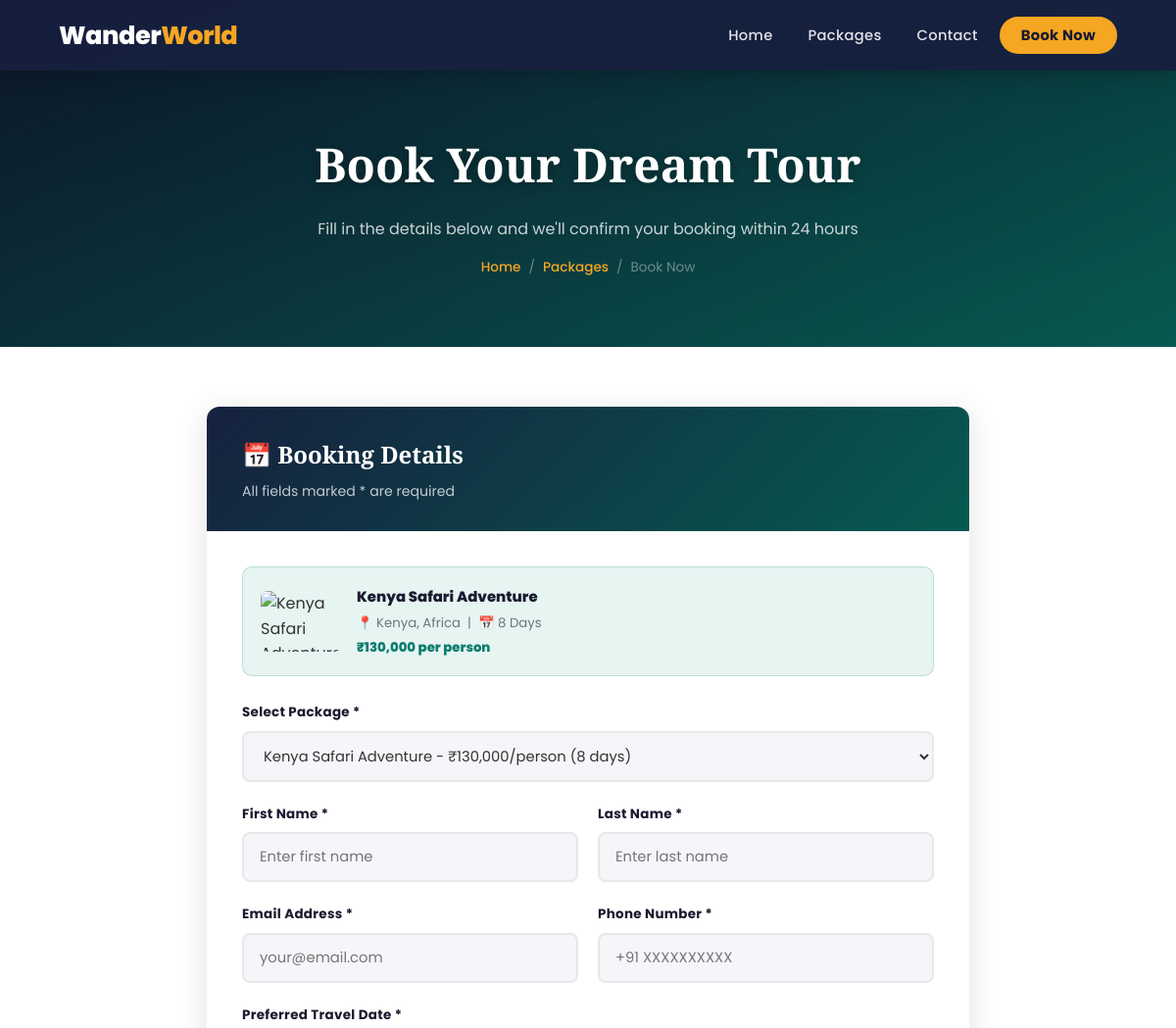
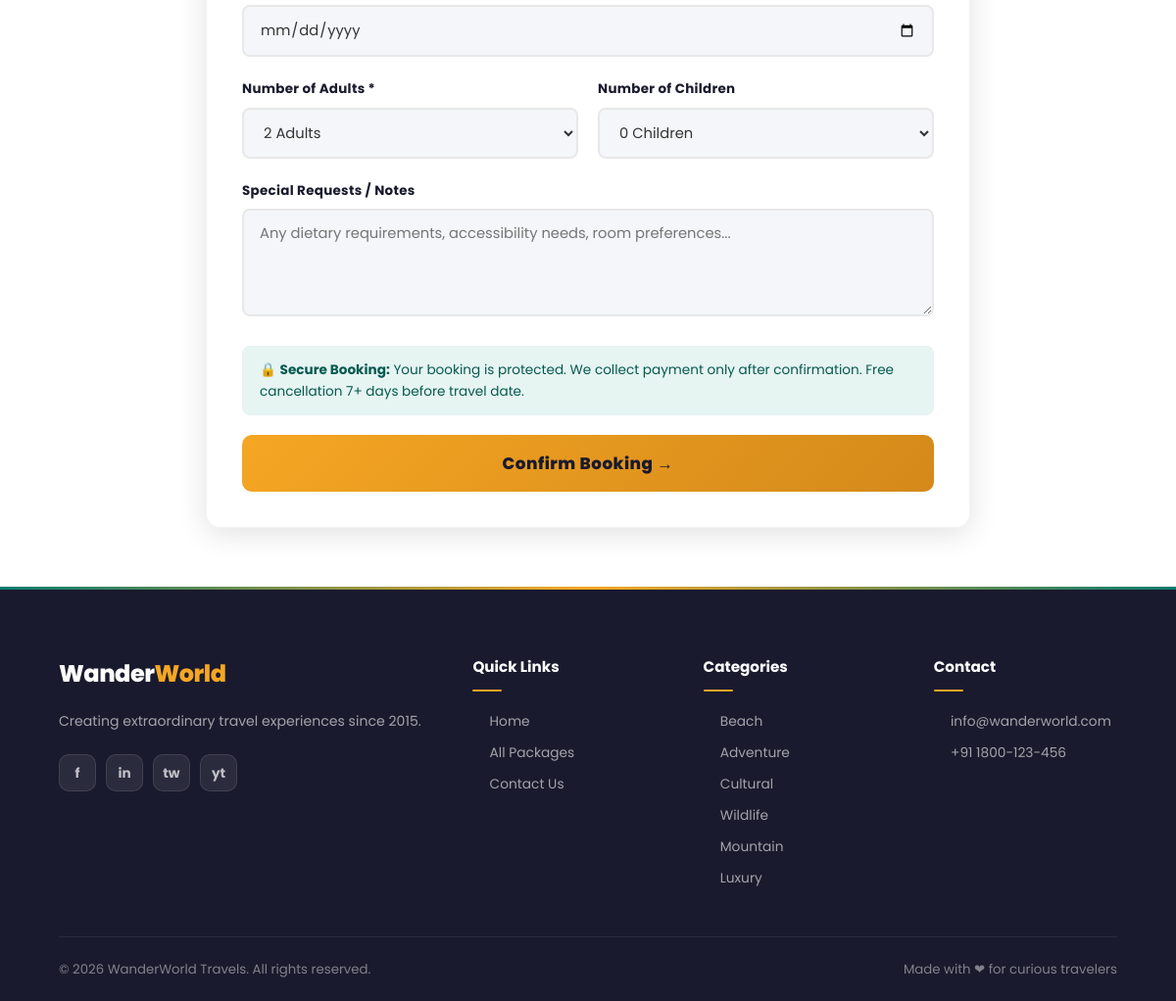
The page /booking.php?id=7 on the database its author committed (2 pictures, top to bottom).
### tables this page shows
CREATE TABLE IF NOT EXISTS packages (
    id INT AUTO_INCREMENT PRIMARY KEY,
    name VARCHAR(200) NOT NULL,
    destination VARCHAR(200) NOT NULL,
    category ENUM('Beach','Adventure','Cultural','Wildlife','Mountain','Luxury') NOT NULL,
    duration INT NOT NULL COMMENT 'Days',
    price DECIMAL(10,2) NOT NULL,
    original_price DECIMAL(10,2) DEFAULT NULL,
    max_people INT DEFAULT 20,
    image_url VARCHAR(500),
    gallery TEXT COMMENT 'JSON array of image URLs',
    short_desc TEXT,
    description LONGTEXT,
    itinerary LONGTEXT COMMENT 'JSON array of day-wise itinerary',
    includes TEXT COMMENT 'What is included',
    excludes TEXT COMMENT 'What is excluded',
    rating DECIMAL(2,1) DEFAULT 4.5,
    reviews_count INT DEFAULT 0,
    is_featured TINYINT(1) DEFAULT 0,
    is_active TINYINT(1) DEFAULT 1,
    created_at TIMESTAMP DEFAULT CURRENT_TIMESTAMP
);

### booking.php (the view, shortened to what this page needs)
<?php
require_once 'config.php';
$pkg_id = isset($_GET['id']) ? intval($_GET['id']) : 0;
$pkg = null;
if ($pkg_id) {
    $stmt = $conn->prepare("SELECT * FROM packages WHERE id = ? AND is_active = 1");
    $stmt->bind_param("i", $pkg_id);
    $stmt->execute();
    $pkg = $stmt->get_result()->fetch_assoc();
}
$all_packages = $conn->query("SELECT id, name, price, duration FROM packages WHERE is_active = 1 ORDER BY name");
?>
<!DOCTYPE html>
<html lang="en">
<head>
    <link rel="stylesheet" href="style.css">
</head>
<body>
<nav class="navbar scrolled" id="navbar">
    <div class="navbar-inner">
        <a href="index.php" class="logo">Wander<span>World</span></a>
        <ul class="nav-links" id="navLinks">
            <li><a href="index.php">Home</a></li>
            <li><a href="packages.php">Packages</a></li>
            <li><a href="contact.php">Contact</a></li>
            <li><a href="booking.php" class="nav-btn active">Book Now</a></li>
        </ul>
    </div>
</nav>
<div class="page-hero">
    <h1>Book Your Dream Tour</h1>
    <p>Fill in the details below and we'll confirm your booking within 24 hours</p>
    <div class="breadcrumb">
        <a href="index.php">Home</a><span>/</span>
        <a href="packages.php">Packages</a><span>/</span>
        <span>Book Now</span>
    </div>
</div>
<section class="booking-form-section">
    <div class="booking-form-wrap">
        <div class="form-card">
            <div class="form-header">
                <h2>&#128197; Booking Details</h2>
                <p>All fields marked * are required</p>
            </div>
            <div class="form-body">
                <?php if ($pkg): ?>
                <div class="package-summary-box">
                    <img src="<?= htmlspecialchars($pkg['image_url']) ?>" alt="<?= htmlspecialchars($pkg['name']) ?>" onerror="this.src='https://images.unsplash.com/photo-1476514525535-07fb3b4ae5f1?w=200&q=80'">
                    <div>
                        <h4><?= htmlspecialchars($pkg['name']) ?></h4>
                        <p>&#128205; <?= htmlspecialchars($pkg['destination']) ?> &nbsp;|&nbsp; &#128197; <?= $pkg['duration'] ?> Days</p>
                        <p style="color:var(--primary);font-weight:800;margin-top:4px;">&#8377;<?= number_format($pkg['price']) ?> per person</p>
                    </div>
                </div>
                <?php endif; ?>
                <form method="POST" id="bookingForm" onsubmit="return validateForm()">
                    <div class="form-group">
                        <label for="package_id">Select Package *</label>
                        <select name="package_id" id="package_id" required onchange="updatePrice()">
                            <?php
                            $all_packages->data_seek(0);
                            while ($p = $all_packages->fetch_assoc()):
                            ?>
                            <option value="<?= $p['id'] ?>"
                                    data-price="<?= $p['price'] ?>"
                                    data-duration="<?= $p['duration'] ?>"
                                    <?= ($pkg && $pkg['id'] == $p['id']) ? 'selected' : '' ?>>
                                <?= htmlspecialchars($p['name']) ?> - &#8377;<?= number_format($p['price']) ?>/person (<?= $p['duration'] ?> days)
                            </option>
                            <?php endwhile; ?>
                        </select>
                    </div>
                    <div class="form-row">
                        <div class="form-group">
                            <label for="first_name">First Name *</label>
                            <input type="text" name="first_name" id="first_name" placeholder="Enter first name" required value="<?= htmlspecialchars($_POST['first_name'] ?? '') ?>">
                        </div>
                        <div class="form-group">
                            <label for="last_name">Last Name *</label>
                            <input type="text" name="last_name" id="last_name" placeholder="Enter last name" required value="<?= htmlspecialchars($_POST['last_name'] ?? '') ?>">
                        </div>
                    </div>
                    <div class="form-row">
                        <div class="form-group">
                            <label for="email">Email Address *</label>
                            <input type="email" name="email" id="email" placeholder="your@email.com" required value="<?= htmlspecialchars($_POST['email'] ?? '') ?>">
                        </div>
                        <div class="form-group">
                            <label for="phone">Phone Number *</label>
                            <input type="tel" name="phone" id="phone" placeholder="+91 XXXXXXXXXX" required value="<?= htmlspecialchars($_POST['phone'] ?? '') ?>">
                        </div>
                    </div>
                    <div class="form-group">
                        <label for="travel_date">Preferred Travel Date *</label>
                        <input type="date" name="travel_date" id="travel_date" required min="<?= date('Y-m-d', strtotime('+1 day')) ?>" value="<?= htmlspecialchars($_POST['travel_date'] ?? '') ?>">
                    </div>
                    <div class="form-row">
                        <div class="form-group">
                            <label for="num_adults">Number of Adults *</label>
                            <select name="num_adults" id="num_adults" required onchange="updatePrice()">
                                <?php for ($i = 1; $i <= 20; $i++): ?>
                                <option value="<?= $i ?>" <?= (isset($_POST['num_adults']) && $_POST['num_adults'] == $i) ? 'selected' : ($i == 2 ? 'selected' : '') ?>><?= $i ?> Adult<?= $i > 1 ? 's' : '' ?></option>
                                <?php endfor; ?>
                            </select>
                        </div>
                        <div class="form-group">
                            <label for="num_children">Number of Children</label>
                            <select name="num_children" id="num_children" onchange="updatePrice()">
                                <?php for ($i = 0; $i <= 10; $i++): ?>
                                <option value="<?= $i ?>" <?= (isset($_POST['num_children']) && $_POST['num_children'] == $i) ? 'selected' : ($i == 0 ? 'selected' : '') ?>><?= $i ?> Child<?= $i > 1 ? 'ren' : ($i == 1 ? '' : 'ren') ?></option>
                                <?php endfor; ?>
                            </select>
                        </div>
                    </div>
                    <div class="form-group">
                        <label for="special_requests">Special Requests / Notes</label>
                        <textarea name="special_requests" id="special_requests" placeholder="Any dietary requirements, accessibility needs, room preferences..."><?= htmlspecialchars($_POST['special_requests'] ?? '') ?></textarea>
                    </div>
                    <div style="background:var(--primary-light);border-radius:8px;padding:14px 18px;margin-bottom:20px;font-size:0.85rem;color:#065a50;">
                        &#128274; <strong>Secure Booking:</strong> Your booking is protected. We collect payment only after confirmation. Free cancellation 7+ days before travel date.
                    </div>
                    <button type="submit" class="submit-btn">
                        Confirm Booking &rarr;
                    </button>
                </form>
            </div>
        </div>
    </div>
</section>
<footer>
    <div class="footer-grid">
        <div class="footer-brand">
            <span class="logo">Wander<span>World</span></span>
            <p>Creating extraordinary travel experiences since 2015.</p>
            <div class="social-links"><a href="#">f</a><a href="#">in</a><a href="#">tw</a><a href="#">yt</a></div>
        </div>
        <div class="footer-col"><h4>Quick Links</h4><ul>
            <li><a href="index.php">Home</a></li>
            <li><a href="packages.php">All Packages</a></li>
            <li><a href="contact.php">Contact Us</a></li>
        </ul></div>
        <div class="footer-col"><h4>Categories</h4><ul>
            <?php foreach (['Beach','Adventure','Cultural','Wildlife','Mountain','Luxury'] as $c): ?>
            <li><a href="packages.php?category=<?= $c ?>"><?= $c ?></a></li>
            <?php endforeach; ?>
        </ul></div>
        <div class="footer-col"><h4>Contact</h4><ul>
            <li><a href="mailto:info@wanderworld.com">info@wanderworld.com</a></li>
            <li><a href="tel:+911800123456">+91 1800-123-456</a></li>
        </ul></div>
    </div>
    <div class="footer-bottom">
        <span>&copy; <?= date('Y') ?> <?= SITE_NAME ?>. All rights reserved.</span>
        <span>Made with &#10084; for curious travelers</span>
    </div>
</footer>
</body>
</html>

### rows shown on the page
packages: name "Kenya Safari Adventure", destination "Kenya, Africa", duration "8", price "130,000"

### other values the page prints
$c "Beach"
$c "Adventure"
$c "Cultural"
$c "Wildlife"
$c "Mountain"
$c "Luxury"
SITE_NAME "WanderWorld Travels"
form field package_id "Kenya Safari Adventure - ₹130,000/person (8 days)"
form field num_adults "2 Adults"
form field num_children "0 Children"
